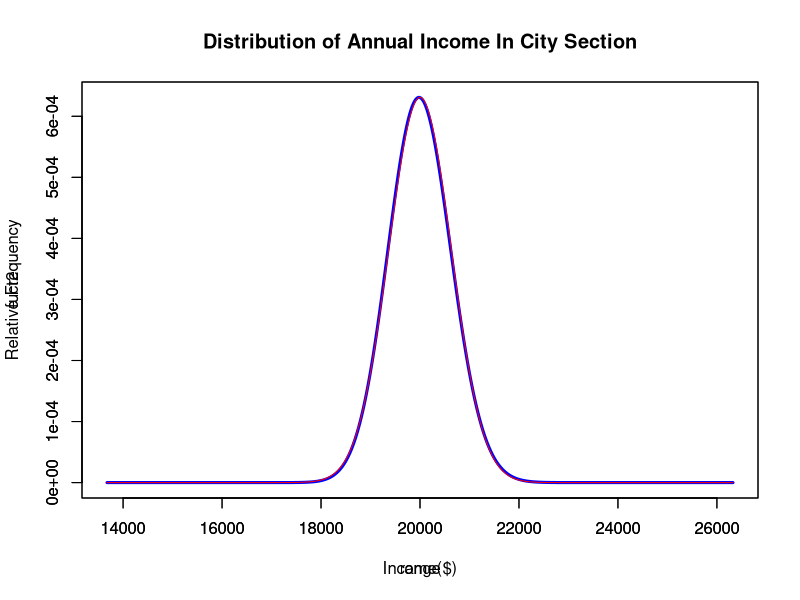

This figure's R source:
###################
# HMK 3-QUESTION 6 - STAT 3201(DONGES)
# HARSHIL PATEL, 10/19/2018   
###################


#set working directory
setwd("C:/Users/offic/OneDrive - The Ohio State University/data analytics/R programming Files/hmk3")
alpha<-1000
beta<-20
avg<-alpha*beta
std.dv<-sqrt(alpha*beta^2)

#draw the gamma distribution
range =seq(avg-10*std.dv,avg+10*std.dv,0.001)
fuct=dgamma(range,alpha,rate=1/beta)
fuct2=dnorm(range,avg,std.dv)
plot(range,fuct,
     ylim=c(0,max(fuct)),
     type = "l", lwd = 3,
     col='blue',
     main='Distribution of Annual Income In City Section', 
     xlab='Income($)',
     ylab='Relative Frequency')
#draw the normal approximation distribution
par(new=TRUE)
plot(range,fuct2, type="l", col="red" )
